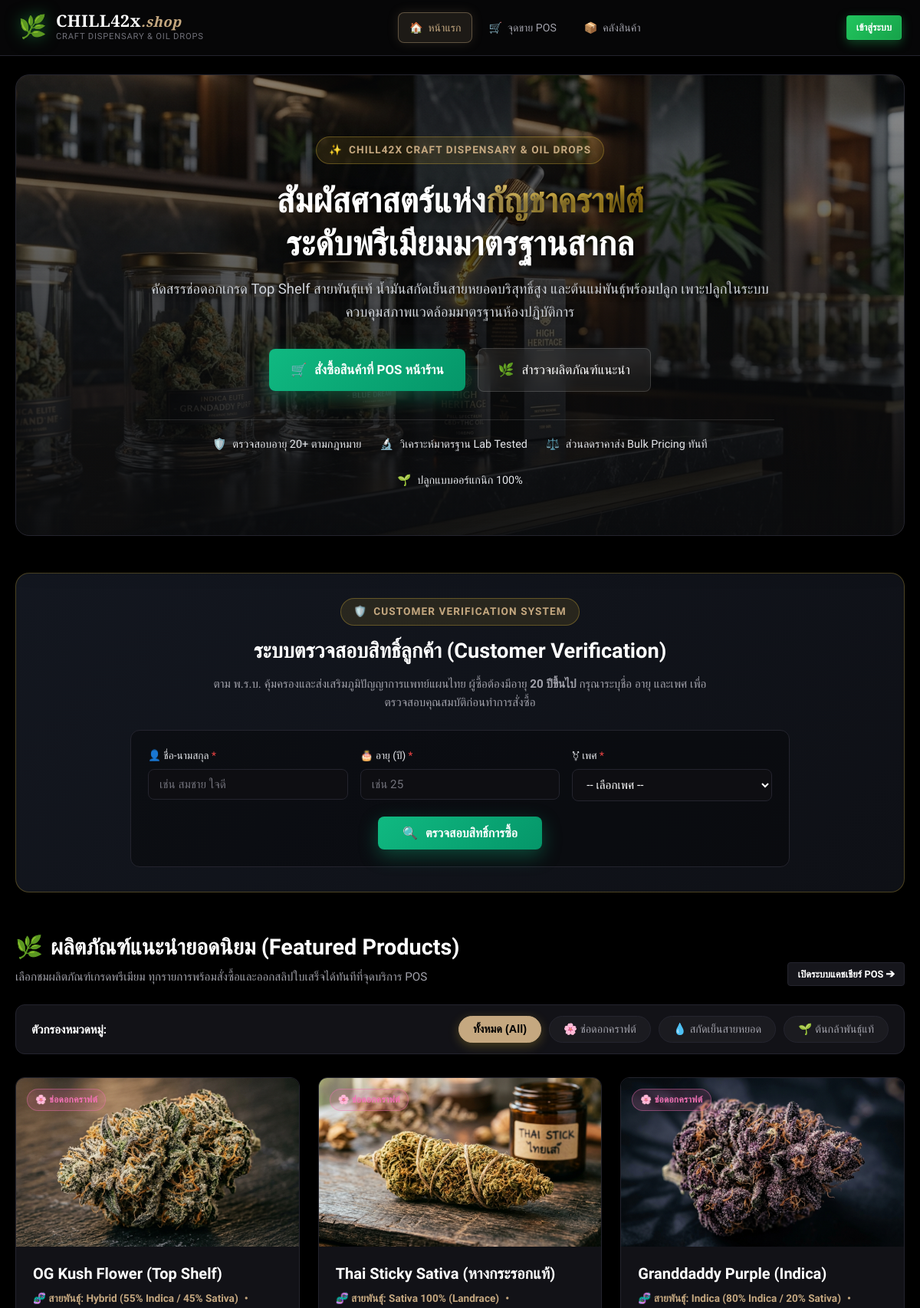
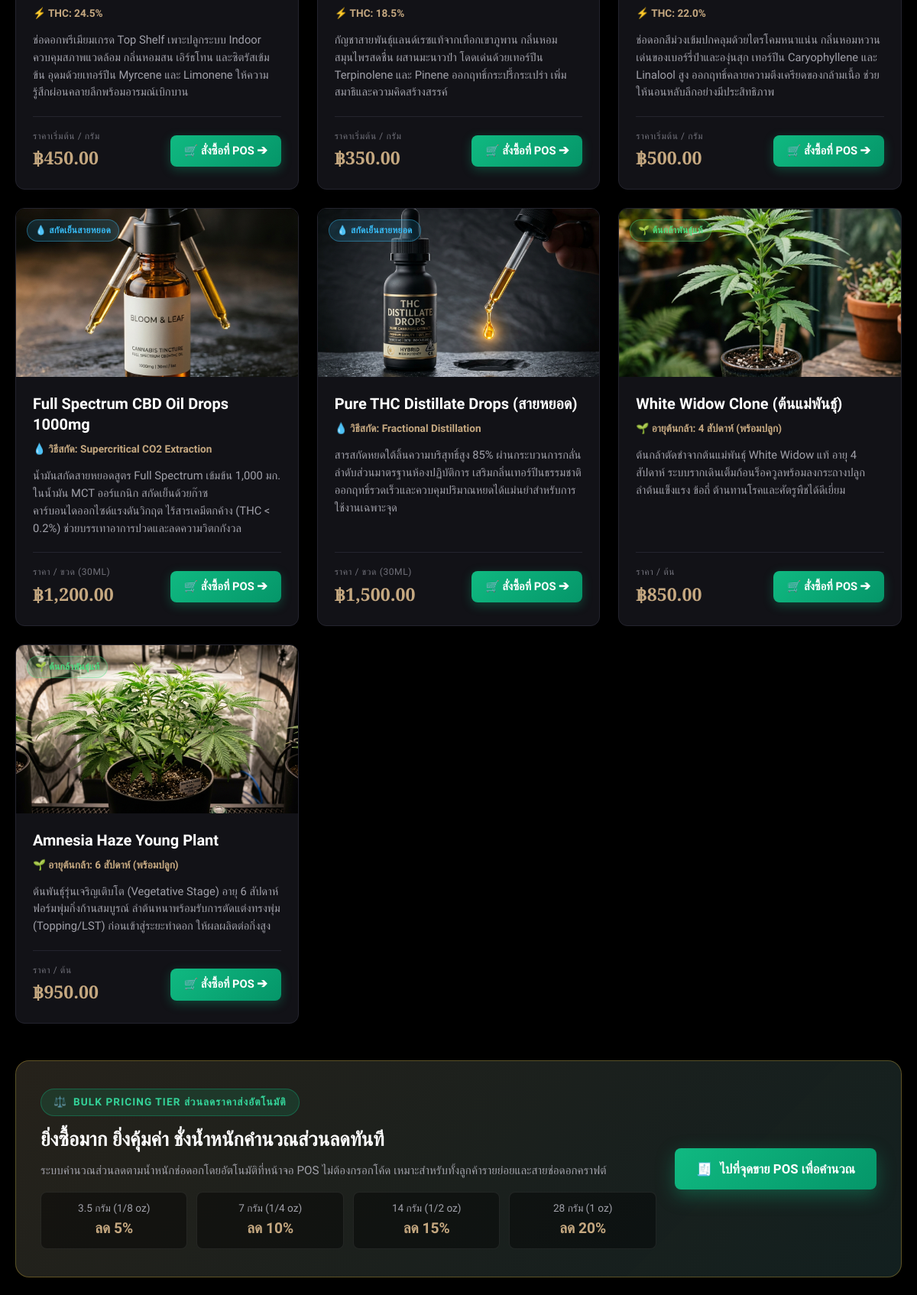
The page / (upper part) on the database its author committed (2 pictures, top to bottom).
### tables this page shows
CREATE TABLE `products` (
    `id` INT AUTO_INCREMENT PRIMARY KEY,
    `name` VARCHAR(150) NOT NULL,
    `type` ENUM('flower', 'oil', 'plant') NOT NULL,
    `product_type` ENUM('flower', 'oil', 'plant') NOT NULL,
    `base_price` DECIMAL(10, 2) NOT NULL,
    
     
    `strain_type` VARCHAR(100) NULL,           
    `thc_percent` DECIMAL(5, 2) NULL DEFAULT 20.00,
    `stock_grams` DECIMAL(10, 2) NULL DEFAULT 0.00,
    
     
    `extraction_method` VARCHAR(100) NULL,     
    `stock_bottles` INT NULL DEFAULT 0,
    
     
    `age_weeks` INT NULL DEFAULT 0,
    `stock_pieces` INT NULL DEFAULT 0,
    
     
    `stock_quantity` DECIMAL(10, 2) NOT NULL DEFAULT 0.00,
    `image_url` VARCHAR(255) NULL,
    `description` TEXT NULL,
    `created_at` TIMESTAMP DEFAULT CURRENT_TIMESTAMP,
    `updated_at` TIMESTAMP DEFAULT CURRENT_TIMESTAMP ON UPDATE CURRENT_TIMESTAMP
);

### index.php (the view, shortened to what the rows shown need)
<?php
require_once __DIR__ . '/classes/ProductFactory.php';
$db = Database::getInstance()->getConnection();
$products = [];
if ($db !== null) {
    try {
        $stmt = $db->query("SELECT p.*, IFNULL(p.type, p.product_type) as resolved_type,
            IFNULL(p.stock_grams, IFNULL(p.stock_bottles, IFNULL(p.stock_pieces, p.stock_quantity))) as current_stock_calc
            FROM products p
            ORDER BY p.id ASC");
        if ($stmt) {
            $products = $stmt->fetchAll();
        }
    } catch (Exception $e) {
        $products = [];
    }
}
?>
<!DOCTYPE html>
<html lang="th">
<head>
    <link rel="stylesheet" href="assets/css/style.css">
</head>
<body>
    <main class="page-container" style="max-width: 1240px; margin: 0 auto; padding: 24px 20px 80px;">
        <section class="storefront-hero">
            <div class="hero-inner">
                <h1 class="hero-title">
                    สัมผัสศาสตร์แห่ง<span>กัญชาคราฟต์</span><br>ระดับพรีเมียมมาตรฐานสากล
                </h1>
            </div>
        </section>
        <section class="customer-checker-section" style="background: linear-gradient(135deg, rgba(20, 24, 33, 0.95) 0%, rgba(15, 17, 23, 0.95) 100%); border: 1px solid rgba(212, 175, 55, 0.3); border-radius: var(--radius-lg); padding: 32px 28px; margin-bottom: 48px; box-shadow: 0 16px 32px rgba(0, 0, 0, 0.5);">
            <div style="max-width: 860px; margin: 0 auto;">
                <div style="text-align: center; margin-bottom: 24px;">
                    <h2 style="font-size: 1.7rem; color: #ffffff; margin-bottom: 8px;">
                        ระบบตรวจสอบสิทธิ์ลูกค้า (Customer Verification)
                    </h2>
                </div>
            </div>
        </section>
        <section id="catalog" style="scroll-margin-top: 100px;">
            <div class="section-header-box">
                <div>
                    <h2 class="section-title">
                        <span>🌿</span> ผลิตภัณฑ์แนะนำยอดนิยม (Featured Products)
                    </h2>
                </div>
            </div>
            <div class="showcase-grid" id="showcaseContainer">
                <?php foreach ($products as $p):
                    $pObj = ProductFactory::createFromRow($p);
                    $type = $pObj->getType();
                    $thumb = 'assets/images/flower_kush.jpg';
                    if (!empty($p['image_url']) && file_exists(__DIR__ . '/' . $p['image_url'])) {
                        $thumb = $p['image_url'];
                    } elseif ($type === 'oil') {
                        $thumb = 'assets/images/cannabis_oil.jpg';
                    } elseif ($type === 'plant') {
                        $thumb = 'assets/images/cannabis_plant.jpg';
                    }
                    $badgeText = '🌸 ช่อดอกคราฟต์';
                    $badgeClass = 'badge-flower';
                    $unitPriceLabel = 'ราคาเริ่มต้น / กรัม';
                    if ($type === 'oil') {
                        $badgeText = '💧 สกัดเย็นสายหยอด';
                        $badgeClass = 'badge-oil';
                        $unitPriceLabel = 'ราคา / ขวด (30ml)';
                    } elseif ($type === 'plant') {
                        $badgeText = '🌱 ต้นกล้าพันธุ์แท้';
                        $badgeClass = 'badge-plant';
                        $unitPriceLabel = 'ราคา / ต้น';
                    }
                ?>
                    <article class="showcase-card" data-category="<?= $type ?>">
                        <div class="showcase-thumb-box">
                            <img src="<?= $thumb ?>" alt="<?= htmlspecialchars($pObj->getName()) ?>" loading="lazy">
                            <div class="showcase-tag">
                                <span class="badge <?= $badgeClass ?>">
                                    <?= $badgeText ?>
                                </span>
                            </div>
                        </div>
                        <div class="showcase-body">
                            <h3 class="showcase-title">
                                <?= htmlspecialchars($pObj->getName()) ?>
                            </h3>
                            <div class="showcase-spec-row">
                                <?php if ($pObj instanceof CannabisFlower): ?>
                                    <span>🧬 สายพันธุ์: <?= htmlspecialchars($pObj->getStrainType()) ?></span>
                                    <span>•</span>
                                    <span>⚡ THC: <?= number_format($pObj->getThcPercent(), 1) ?>%</span>
                                <?php elseif ($pObj instanceof CannabisOil): ?>
                                    <span>💧 วิธีสกัด: <?= htmlspecialchars($pObj->getExtractionMethod()) ?></span>
                                <?php elseif ($pObj instanceof CannabisPlant): ?>
                                    <span>🌱 อายุต้นกล้า: <?= $pObj->getAgeWeeks() ?> สัปดาห์ (พร้อมปลูก)</span>
                                <?php endif; ?>
                            </div>
                            <p class="showcase-desc">
                                <?= htmlspecialchars($p['description'] ?? 'ผลิตภัณฑ์คราฟต์คุณภาพสูง คัดสรรอย่างพิถีพิถันเพื่อลูกค้า CHILL42x') ?>
                            </p>
                            <div class="showcase-footer">
                                <div class="showcase-price-box">
                                    <span class="showcase-price-label"><?= $unitPriceLabel ?></span>
                                    <span class="showcase-price-value">฿<?= number_format($pObj->getBasePrice(), 2) ?></span>
                                </div>
                                <a href="pos.php" class="showcase-order-btn">
                                    🛒 สั่งซื้อที่ POS ➔
                                </a>
                            </div>
                        </div>
                    </article>
                <?php endforeach; ?>
            </div>
        </section>
    </main>
</body>
</html>

### rows shown on the page
products: image_url (picture), badgeText "🌸 ช่อดอกคราฟต์", name "OG Kush Flower (Top Shelf)", strain_type "Hybrid (55% Indica / 45% Sativa)", thc_percent "24.5", description "ช่อดอกพรีเมียมเกรด Top Shelf เพาะปลูกระบบ Indoor ควบคุมสภาพแวดล้อม กลิ่นหอมสน เอิร์ธโทน และซิตรัสเข้มข้น อุดมด้วยเทอร์ปีน Myrcene และ Limonene ให้ความรู้สึกผ่อนคลายลึกพร้อมอารมณ์เบิกบาน", unitPriceLabel "ราคาเริ่มต้น / กรัม", base_price "450.00"
products: image_url (picture), badgeText "🌸 ช่อดอกคราฟต์", name "Thai Sticky Sativa (หางกระรอกแท้)", strain_type "Sativa 100% (Landrace)", thc_percent "18.5", description "กัญชาสายพันธุ์แลนด์เรซแท้จากเทือกเขาภูพาน กลิ่นหอมสมุนไพรสดชื่น ผสานมะนาวป่า โดดเด่นด้วยเทอร์ปีน Terpinolene และ Pinene ออกฤทธิ์กระปรี้กระเปร่า เพิ่มสมาธิและความคิดสร้างสรรค์", unitPriceLabel "ราคาเริ่มต้น / กรัม", base_price "350.00"
products: image_url (picture), badgeText "🌸 ช่อดอกคราฟต์", name "Granddaddy Purple (Indica)", strain_type "Indica (80% Indica / 20% Sativa)", thc_percent "22.0", description "ช่อดอกสีม่วงเข้มปกคลุมด้วยไตรโคมหนาแน่น กลิ่นหอมหวานเด่นของเบอร์รี่ป่าและองุ่นสุก เทอร์ปีน Caryophyllene และ Linalool สูง ออกฤทธิ์คลายความตึงเครียดของกล้ามเนื้อ ช่วยให้นอนหลับลึกอย่างมีประสิทธิภาพ", unitPriceLabel "ราคาเริ่มต้น / กรัม", base_price "500.00"
products: image_url (picture), product_type "💧 สกัดเย็นสายหยอด", name "Full Spectrum CBD Oil Drops 1000mg", extraction_method "Supercritical CO2 Extraction", description "น้ำมันสกัดสายหยอดสูตร Full Spectrum เข้มข้น 1,000 มก. ในน้ำมัน MCT ออร์แกนิก สกัดเย็นด้วยก๊าซคาร์บอนไดออกไซด์แรงดันวิกฤต ไร้สารเคมีตกค้าง (THC < 0.2%) ช่วยบรรเทาอาการปวดและลดความวิตกกังวล", product_type "ราคา / ขวด (30ML)", base_price "1,200.00"
products: image_url (picture), product_type "💧 สกัดเย็นสายหยอด", name "Pure THC Distillate Drops (สายหยอด)", extraction_method "Fractional Distillation", description "สารสกัดหยดใต้ลิ้นความบริสุทธิ์สูง 85% ผ่านกระบวนการกลั่นลำดับส่วนมาตรฐานห้องปฏิบัติการ เสริมกลิ่นเทอร์ปีนธรรมชาติ ออกฤทธิ์รวดเร็วและควบคุมปริมาณหยดได้แม่นยำสำหรับการใช้งานเฉพาะจุด", product_type "ราคา / ขวด (30ML)", base_price "1,500.00"
products: image_url (picture), product_type "🌱 ต้นกล้าพันธุ์แท้", name "White Widow Clone (ต้นแม่พันธุ์)", age_weeks "4", description "ต้นกล้าตัดชำจากต้นแม่พันธุ์ White Widow แท้ อายุ 4 สัปดาห์ ระบบรากเดินเต็มก้อนร็อควูลพร้อมลงกระถางปลูก ลำต้นแข็งแรง ข้อถี่ ต้านทานโรคและศัตรูพืชได้ดีเยี่ยม", product_type "ราคา / ต้น", base_price "850.00"
products: image_url (picture), product_type "🌱 ต้นกล้าพันธุ์แท้", name "Amnesia Haze Young Plant", age_weeks "6", description "ต้นพันธุ์รุ่นเจริญเติบโต (Vegetative Stage) อายุ 6 สัปดาห์ ฟอร์มพุ่มกิ่งก้านสมบูรณ์ ลำต้นหนาพร้อมรับการตัดแต่งทรงพุ่ม (Topping/LST) ก่อนเข้าสู่ระยะทำดอก ให้ผลผลิตต่อกิ่งสูง", product_type "ราคา / ต้น", base_price "950.00"
